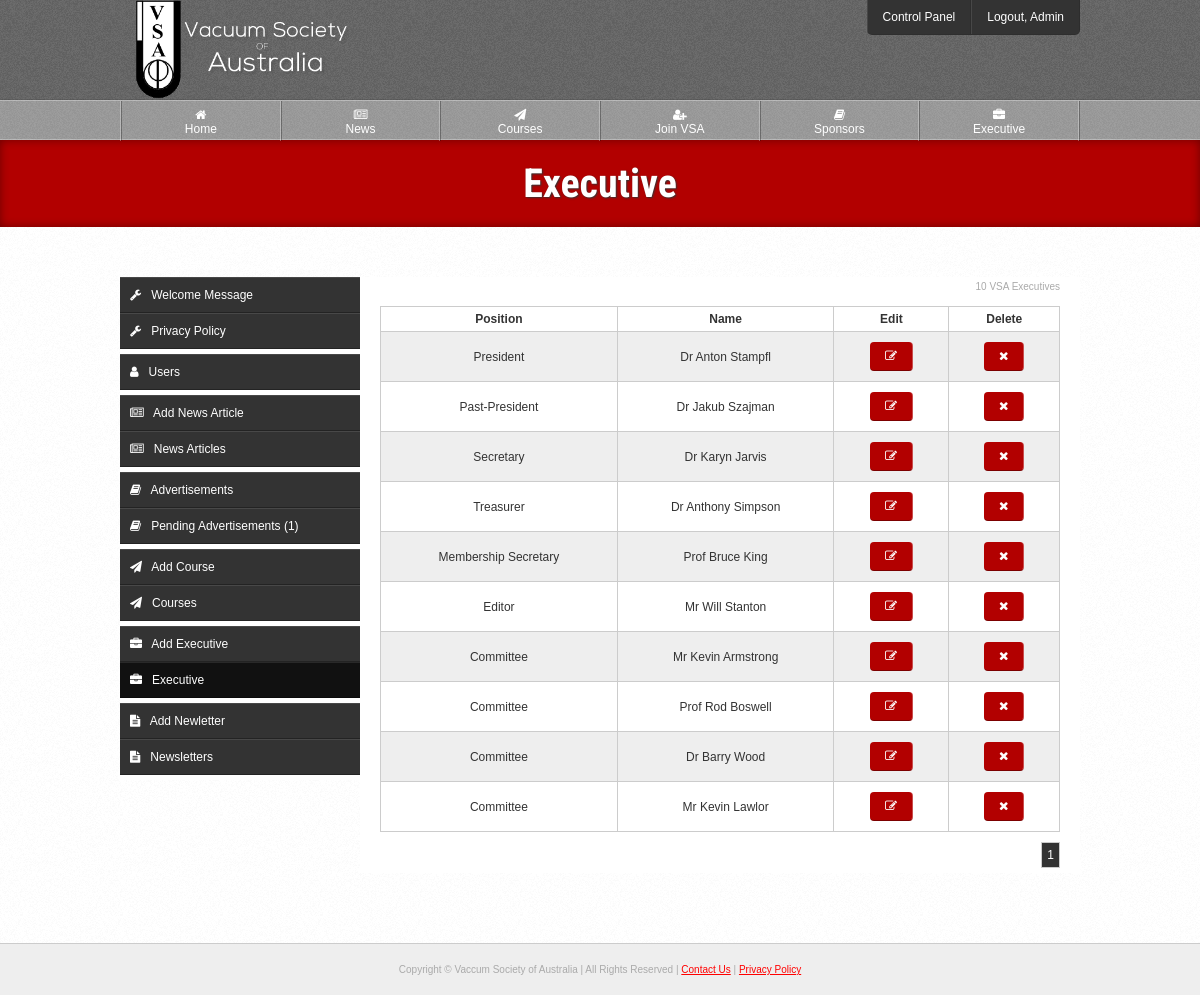
The app's page /source/cp/executive.php (signed in) with its own data.
### tables this page shows
CREATE TABLE IF NOT EXISTS `users` (
  `id` int(10) NOT NULL AUTO_INCREMENT,
  `username` varchar(20) NOT NULL,
  `password` varchar(70) NOT NULL,
  `email` varchar(100) NOT NULL,
  `title` varchar(6) NOT NULL,
  `fname` varchar(30) NOT NULL,
  `lname` varchar(40) NOT NULL,
  `address` varchar(80) NOT NULL,
  `suburb` varchar(50) NOT NULL,
  `state` varchar(50) NOT NULL,
  `postcode` int(10) NOT NULL,
  `country` varchar(50) NOT NULL,
  `telephone` varchar(20) NOT NULL,
  `fax` varchar(20) DEFAULT NULL,
  `website` varchar(100) DEFAULT NULL,
  `company` varchar(150) DEFAULT NULL,
  `blocked` enum('0','1') NOT NULL,
  `type` enum('1','2','3','4') NOT NULL,
  `active` enum('0','1') NOT NULL,
  `level` enum('1','2') NOT NULL,
  `password_reset` enum('0','1') NOT NULL,
  `activation_code` varchar(40) NOT NULL,
  `reset_code` varchar(100) NOT NULL,
  `payment_made` enum('0','1') NOT NULL,
  `date_created` varchar(100) NOT NULL,
  `payment_due_date` varchar(100) NOT NULL,
  `membership_expiry_date` varchar(100) NOT NULL,
  PRIMARY KEY (`id`),
  FULLTEXT KEY `username` (`username`)
);

CREATE TABLE IF NOT EXISTS `executives` (
  `id` int(10) NOT NULL AUTO_INCREMENT,
  `organization` varchar(150) NOT NULL,
  `fname` varchar(30) NOT NULL,
  `title` varchar(6) NOT NULL,
  `lname` varchar(10) NOT NULL,
  `position` varchar(50) NOT NULL,
  `telephone` varchar(20) NOT NULL,
  `email` varchar(100) NOT NULL,
  PRIMARY KEY (`id`)
);

### source/classes/User.php (called while the page is built, shortened)
<?php
class User extends Pagination {
	public static function getUsername($id) {
		try {
			$q = DB::$db->prepare("
				SELECT username
				FROM users
				WHERE id = :id
			");
			$q->execute([':id' => $id]);
		} catch(PDOException $ex) {
			die($ex->getMessage());
		}
		$c = $q->rowCount();
		$r = $q->fetch(PDO::FETCH_OBJ);
		return ($c != 0) ? $r->username : "Unknown";
	}
}

### source/classes/Template.php (called while the page is built, shortened)
<?php
class Template {
	private $page;
	public function setActivePage($prefix = null) {
		$page = explode("/", $_SERVER['PHP_SELF']);
		$page = end($page);
		$page = explode(".", $page);
		$page = current($page);
		$this->page = $prefix.$page;
	}
	public function getActivePage() {
		return $this->page;
	}
}

### source/classes/Executive.php (called while the page is built, shortened)
<?php
class Executive extends Pagination {
	private $count;
	private $data;
	public function getAll($page = 1, $limit = 10) {
		$this->amount = ($page - 1) * $limit;
		$this->limit = $limit;
		$this->page = $page;
		try {
			$q = DB::$db->query("
				SELECT SQL_CALC_FOUND_ROWS *
				FROM executives
				LIMIT {$this->amount}, {$this->limit}
			");
		} catch(PDOException $ex) {
			die($ex->getMessage());
		}
		$this->count = $q->rowCount();
		$total = DB::$db->query("SELECT FOUND_ROWS() AS total")->fetch(PDO::FETCH_OBJ)->total;
		$this->pages = ceil($total / $this->limit);
		if($this->count != 0)
			while($r = $q->fetch(PDO::FETCH_OBJ))
				$this->data[] = $r;
		return $this->data;
	}
	public function getCount() {
		return $this->count;
	}
}

### source/cp/executive.php (the view, shortened to what this page needs)
<?php
$t = new Template("cp_");
$t->setTitle("Executive");
include $t->load("template/head.php");
include $t->load("template/header.php");
$_executives = new Executive;
$executives = $_executives->getAll((isset($_GET['page']) && !empty($_GET['page'])) ? $_GET['page'] : 1);
?>
	<div id="page-heading">
		<h1>Executive</h1>
	</div>
	<div class="outer-wrapper white">
		<div class="inner-wrapper">
			<?php include $t->load("template/cp-nav.php"); ?>
			<section class="right-main">
				<?php if($_executives->getCount() != 0): ?>
					<p class="text-right fine-text"><?=$_executives->getCount();?> VSA Executive<?=($_executives->getCount() !== 1) ? 's' : null;?></p>
					<table class="style text-left">
						<tr>
							<th>Position</th>
							<th>Name</th>
							<th>Edit</th>
							<th>Delete</th>
						</tr>
					<?php foreach($executives as $executive): ?>
						<tr>
							<td><?=$executive->position;?></td>
							<td><?=$executive->title." ".$executive->fname." ".$executive->lname;?></td>
							<td><a href="<?=PATH?>cp/edit-executive?id=<?=$executive->id;?>" class="btn"><i class="fa fa-pencil-square-o"></i></a></td>
							<td><a href="#" data-link="<?=PATH?>cp/delete-executive?id=<?=$executive->id;?>" class="delete-btn btn"><i class="fa fa-times"></i></a></td>
						</tr>
					<?php endforeach; ?>
					</table>
					<?=$_executives->getPageLinks(PATH."cp/executive");?>
				<?php else: ?>
					<div class="notice-box yellow-notice">No VSA executives are being listed at the moment.</div>
				<?php endif; ?>
			</section>
		</div>
	</div>
<?php include $t->load("template/footer.php"); ?>

### source/template/header.php (shortened to what this page needs)
</head>
	<body>
		<header id="fixed">
			<div id="header">
				<div class="inner-wrapper">
					<a href="<?=PATH;?>"><img src="<?=PATH;?>img/vsa-logo.png" id="banner-logo" alt="Vaccum Society of Australia"></a>
					<?php if(isset($_SESSION['admin'])): ?>
						<nav class="top-nav">
							<ul>
								<li><a href="<?=PATH;?>cp/update-welcome">Control Panel</a></li>
								<li><a href="<?=PATH;?>logout?url=<?=$_SERVER['REQUEST_URI'];?>">Logout, <?=User::getUsername($_SESSION["logged"]);?></a></li>
							</ul>
						</nav>
					<?php else: ?>
						<div class="login-btn-wrapper">
							<a href="<?=PATH;?>login" class="login-btn"><img src="<?=PATH;?>img/login-btn.png"></a>
						</div>
					<?php endif; ?>
				</div>
			</div>
			<nav class="main-nav">
				<div class="inner-wrapper">
					<ul>
						<li><a href="<?=PATH;?>"<?=($t->getActivePage() == 'index') ? ' class="active"' : null;?>><i class="fa fa-home"></i><br>Home</a></li>
						<li><a href="<?=PATH;?>news"<?=($t->getActivePage() == 'news') ? ' class="active"' : null;?>><i class="fa fa-newspaper-o"></i><br>News</a></li>
						<li><a href="<?=PATH;?>courses"<?=($t->getActivePage() == 'courses' || $t->getActivePage() == 'apply-course') ? ' class="active"' : null;?>><i class="fa fa-paper-plane"></i><br>Courses</a></li>
						<li><a href="<?=PATH;?>join"<?=($t->getActivePage() == 'join') ? ' class="active"' : null;?>><i class="fa fa-user-plus"></i><br>Join VSA</a></li>
						<li><a href="<?=PATH;?>sponsors"<?=($t->getActivePage() == 'sponsors') ? ' class="active"' : null;?>><i class="fa fa-book"></i><br>Sponsors</a></li>
						<li><a href="<?=PATH;?>executive"<?=($t->getActivePage() == 'executive') ? ' class="active"' : null;?>><i class="fa fa-briefcase"></i><br>Executive</a></li>
					</ul>
				</div>
			</nav>
		</header>

### source/css/layout.css (style rules this page uses)
header, footer, nav { display: block; }
* { box-sizing: border-box; margin: 0; padding: 0; }
body { margin: 0; padding: 0; background: #EEE; font-family: arial, sans-serif; font-size: 12px; color: #333; }
.inner-wrapper { max-width: 960px; margin: 0 auto; position: relative; }
.outer-wrapper { padding: 50px 0px; border-bottom: 1px solid #CCC; }
.white { background: url("../img/content-bg.png"); }
#header { height: 100px; background: url("../img/header-bg.png"); border-bottom: 1px solid rgba(0,0,0,.1); }
#banner-logo { margin-top: -2px; height: 102px; }
.main-nav { height: 40px; background: url("../img/main-nav-bg.png"); font-size: 12px; border-top: 1px solid rgba(255,255,255,.3); border-bottom: 1px solid rgba(255,255,255,.3); display: block; }
.main-nav ul { margin: 0; padding: 0; border-left: 1px solid rgba(255,255,255,.3); border-right: 1px solid rgba(0,0,0,.3); }
.main-nav ul li { list-style-type: none; display: inline; float: left; width: 16.666%; text-align: center; }
.main-nav li a { display: block; color: #FFF; text-decoration: none; padding: 7px 15px; height: 40px; transition: .2s linear; border-left: 1px solid rgba(0,0,0,.3); border-right: 1px solid rgba(255,255,255,.3); }
.top-nav { position: absolute; right: 0; top: 0; background: #333; border-bottom: 1px solid rgba(0,0,0,.1); -webkit-border-radius: 0 0 5px 5px; -moz-border-radius: 0 0 5px 5px; -ms-border-radius: 0 0 5px 5px; -o-border-radius: 0 0 5px 5px; border-radius: 0 0 5px 5px; overflow: hidden; }
.top-nav ul { margin: 0; padding: 0; }
.top-nav ul li { list-style-type: none; display: inline; float: left; }
.top-nav li a { padding: 10px 15px; text-align: center; display: block; text-decoration: none; color: #FFF; border-right: 1px solid rgba(0,0,0,.1); border-left: 1px solid rgba(255,255,255,.1); transition: .2s linear; }
.top-nav ul li:last-of-type { border-right: none; }
.top-nav ul li:first-of-type { border-left: none; }
#page-heading { background: #B20000; color: #FFF; padding: 20px 0px; text-align: center; box-shadow: inset 0px 0px 10px rgba(0,0,0,.4); -webkit-box-shadow: inset 0px 0px 10px rgba(0,0,0,.4); -moz-box-shadow: inset 0px 0px 10px rgba(0,0,0,.4); -o-box-shadow: inset 0px 0px 10px rgba(0,0,0,.4); -ms-box-shadow: inset 0px 0px 10px rgba(0,0,0,.4); }
#page-heading h1 { margin: 0; padding: 0; font-size: 40px; text-shadow: 1px 1px 2px #333; font-family: 'Roboto Condensed', sans-serif; text-rendering: optimizeLegibility !important; -webkit-font-smoothing: antialiased !important; color: #FFF; }
.left-side, .right-main { background: #FFF; margin-bottom: 20px; }
.right-main { float: right; width: 720px; padding: 0px 20px; }

### source/css/style.css (style rules this page uses)
.text-left { text-align: left; }
.text-right { text-align: right; }
.fine-text { font-size: 10px; color: #AAA; }
.btn { color: #FFF; display: inline-block; background: #B20000; padding: 7px 15px; -webkit-border-radius: 4px; -moz-border-radius: 4px; -ms-border-radius: 4px; -o-border-radius: 4px; border-radius: 4px; text-decoration: none; font-weight: bold; margin: 5px; border-bottom: 1px solid rgba(0,0,0,.3); border-right: 1px solid rgba(255,255,255,.3); transition: .2s linear; }
table.style { border-collapse: collapse; width: 100%; text-align: center; margin-bottom: 10px; }
table.style th { color: #333; }
table.style th, table.style td { border: 1px solid #CCC; padding: 5px; }
table.style tr:nth-child(even) { background: #EEE; }
h1, h2, h3, h4, h5, h6 { margin-bottom: 15px; padding: 0; }
h1 { font-size: 35px; font-family: 'Roboto Condensed', sans-serif; }
p { line-height: 19px; margin-bottom: 10px; }
a { color: #F00; }
a img { border: none; }
li { list-style-position: inside; }
ul, ol { margin-bottom: 10px; margin-left: 20px; }

### source/css/resize.css (style rules this page uses)
body { margin: 0; text-align: center; }
.btn { margin-bottom: 5px; }
#banner-logo { text-align: center; height: auto; max-width: 233px; }
#header { height: 100%; }
#fixed { position: static; }
.main-nav { height: 100%; border-top: none; border-bottom: none; display: none; }
.main-nav ul li { width: 50%; border: none; }
.main-nav li a { border-bottom: 1px solid rgba(0,0,0,.3); border-top: 1px solid rgba(255,255,255,.3); }
.main-nav li a:nth-child(odd) { border-left: none; }
.top-nav { position: static; top: auto; right: auto; border-radius: 0; }
.top-nav ul li { width: 50%; }
.left-side, .right-main { float: none; width: auto; }
table.style { overflow-x: auto; display: block; width: 100%; }

### source/css/resize-sidebars.css (style rules this page uses)
.right-main { float: none; width: auto; }
.outer-wrapper { padding: 20px 2%; }

### records on screen
users: username "Admin"
executives: position "President", title "Dr", fname "Anton", lname "Stampfl"
executives: position "Past-President", title "Dr", fname "Jakub", lname "Szajman"
executives: position "Secretary", title "Dr", fname "Karyn", lname "Jarvis"
executives: position "Treasurer", title "Dr", fname "Anthony", lname "Simpson"
executives: position "Membership Secretary", title "Prof", fname "Bruce", lname "King"
executives: position "Editor", title "Mr", fname "Will", lname "Stanton"
executives: position "Committee", title "Mr", fname "Kevin", lname "Armstrong"
executives: position "Committee", title "Prof", fname "Rod", lname "Boswell"
executives: position "Committee", title "Dr", fname "Barry", lname "Wood"
executives: position "Committee", title "Mr", fname "Kevin", lname "Lawlor"

### other values on screen
Sponsors::countAds('0') "1"
$_executives->getCount() "10"
